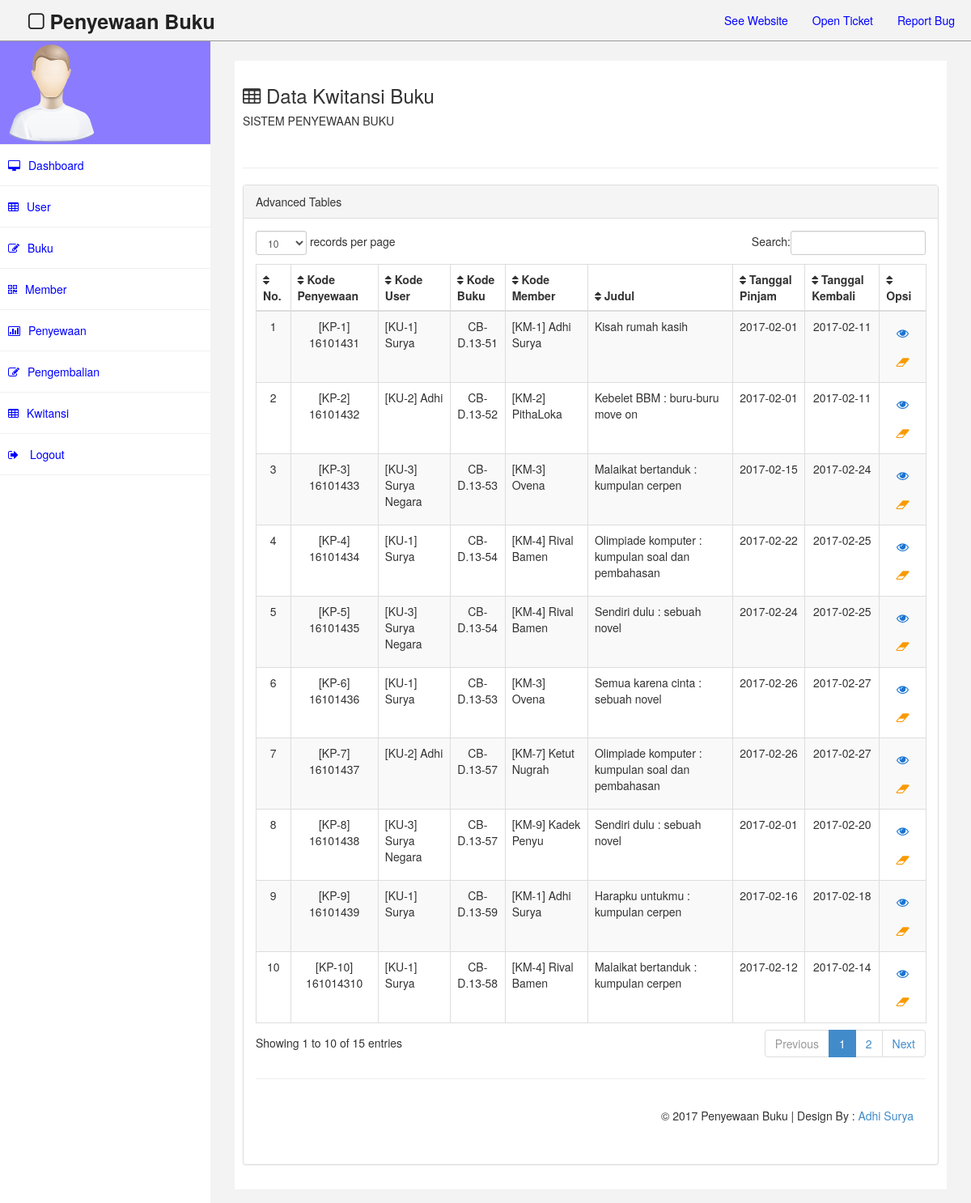
The app's page /penyewaan_buku/kwitansi/tampil_kwitansi.php with its own data.
### tables this page shows
CREATE TABLE IF NOT EXISTS `penyewa` (
`id` int(10) NOT NULL,
  `kode_sewa` varchar(50) NOT NULL,
  `kode_user` varchar(50) NOT NULL,
  `kode_buku` varchar(50) NOT NULL,
  `kode_member` varchar(50) NOT NULL,
  `judul` varchar(50) NOT NULL,
  `tanggal_pinjam` date NOT NULL,
  `tanggal_kembali` date NOT NULL,
  `harga` varchar(50) NOT NULL
);

### penyewaan_buku/database.php (called while the page is built, shortened)
<?php
class database{
	function penyewa(){
		$data = mysql_query("select * from penyewa");
		while($d = mysql_fetch_array($data)){
			$hasil[] = $d;
		}
		return $hasil;
	}
}
?>

### penyewaan_buku/kwitansi/tampil_kwitansi.php (the view, shortened to what this page needs)
<?php
	include '../database.php';
	$db = new database();
?>
<!DOCTYPE html>
<html xmlns="http://www.w3.org/1999/xhtml">
<head>
    <link href="../assets/css/bootstrap.css" rel="stylesheet" />
    <link href="../assets/css/font-awesome.css" rel="stylesheet" />
    <link href="../assets/css/custom.css" rel="stylesheet" />
    <link rel="stylesheet" type="text/css" href="../assets/css/style2.css">
    <link href="../assets2/css/bootstrap.css" rel="stylesheet" />
    <link href="../assets2/js/dataTables/dataTables.bootstrap.css" rel="stylesheet" />
</head>
<body>
    <div id="wrapper">
        <div class="navbar navbar-inverse navbar-fixed-top">
            <div class="adjust-nav">
                <div class="navbar-header">
                    <a class="navbar-brand" href="#"><i class="fa fa-square-o "></i>&nbsp;Penyewaan Buku</a>
                </div>
                <div class="navbar-collapse collapse">
                    <ul class="nav navbar-nav navbar-right">
                        <li><a href="#">See Website</a></li>
                        <li><a href="#">Open Ticket</a></li>
                        <li><a href="#">Report Bug</a></li>
                    </ul>
                </div>
            </div>
        </div>
        <nav class="navbar-default navbar-side" role="navigation">
            <div class="sidebar-collapse">
                <ul class="nav" id="main-menu">
                    <li class="text-center user-image-back">
                        <img src="../assets/img/find_user.png" class="img-responsive" />
                    </li>
                    <li><a href="../dashboard.php"><i class="fa fa-desktop "></i>Dashboard</a></li>
                    <li><a href="../user/tampil_user.php"><i class="fa fa-table "></i>User</a></li>
                    <li><a href="../buku/tampil_buku.php"><i class="fa fa-edit "></i>Buku</a></li>
                    <li><a href="../member/tampil_member.php"><i class="fa fa-qrcode "></i>Member</a></li>
                    <li><a href="../penyewa/tampil_penyewa.php"><i class="fa fa-bar-chart-o"></i>Penyewaan</a></li>
                    <li><a href="../pengembalian/tampil_pengembalian.php"><i class="fa fa-edit "></i>Pengembalian</a></li>
                    <li><a href="../kwitansi/tampil_kwitansi.php"><i class="fa fa-table "></i>Kwitansi</a></li>
                    <li><a href="../Logout.php"><i class="fa fa-sign-out" aria-hidden="true"></i> Logout</a></li>
                </ul>
            </div>
        </nav>
        <div id="page-wrapper" >
            <div id="page-inner">
                <div class="row">
                    <div class="col-md-12">
                     <h3><i class="fa fa-table "></i> Data Kwitansi Buku</h3>
                        <h5>Sistem Penyewaan Buku</h5>
                    </div>
                </div>
                <hr />
                <div class="row">
                <div class="col-md-12">
                    <div class="panel panel-default">
                        <div class="panel-heading">
                             Advanced Tables
                        </div>
                        <div class="panel-body">
                            <div class="table-responsive">
                                <table class="table table-striped table-bordered table-hover" id="dataTables-example">
                                    <thead>
                                		<tr>
                                			<th><i class="fa fa-sort" aria-hidden="true"></i> No.</th>
                                			<th><i class="fa fa-sort" aria-hidden="true"></i> Kode Penyewaan</th>
                                			<th><i class="fa fa-sort" aria-hidden="true"></i> Kode User</th>
                                			<th><i class="fa fa-sort" aria-hidden="true"></i> Kode Buku</th>
                                			<th><i class="fa fa-sort" aria-hidden="true"></i> Kode Member</th>
                                			<th><i class="fa fa-sort" aria-hidden="true"></i> Judul</th>
                                			<th><i class="fa fa-sort" aria-hidden="true"></i> Tanggal Pinjam</th>
                                			<th><i class="fa fa-sort" aria-hidden="true"></i> Tanggal Kembali</th>
                                			<th><i class="fa fa-sort" aria-hidden="true"></i> Opsi</th>
                                		</tr>
                                    </thead>
                                <tbody>
                    		<?php
                    			$no = 1;
                    			foreach($db->penyewa() as $x){
                    		?>
                    	<tr>
                    		<td align="center"><?php echo $no++; ?></td>
                    		<td align="center"><?php echo $x['kode_sewa']; ?></td>
                    		<td><?php echo $x['kode_user']; ?></td>
                    		<td align="center"><?php echo $x['kode_buku']; ?></td>
                    		<td><?php echo $x['kode_member']; ?></td>
                    		<td><?php echo $x['judul']; ?></td>
                    		<td align="center"><?php echo $x['tanggal_pinjam']; ?></td>
                    		<td align="center"><?php echo $x['tanggal_kembali']; ?></td>
                    		<td align="center">
                    			<a class="buttoncrud button1crud" href="print_kwitansi.php?id=<?php echo $x['id']; ?>&aksi=print" title="View"><i class="fa fa-eye" aria-hidden="true"></i> </a>
                    			<a class="buttoncrud button3crud" href="../proses.php?id=<?php echo $x['id']; ?>&aksi=hapus_penyewa" onclick="return confirm('Are you sure you want to delete this item?');" title="Delete"><i class="fa fa-eraser" aria-hidden="true"></i> </a>
                    		</td>
                    	</tr>
                    <?php } ?>
                </tbody>
             </table>
        <hr />
    <div class="panel-body">
        <div class="table-responsive">
            <table class="table table-striped table-bordered table-hover" id="dataTables-example">
                <thead>
                    <div id="right">&copy; 2017 Penyewaan Buku | Design By : <a href="#" target="_blank">Adhi Surya</a></div>
                </thead>
            </table>
        </div>
    </div>
</body>
</html>

### penyewaan_buku/assets/css/custom.css (style rules this page uses)
body { font-family: 'Open Sans', sans-serif; }
#wrapper { width: 100%; margin-top:50px; }
#page-wrapper { padding: 15px 15px; min-height: 600px; background:#F3F3F3; }
#page-inner { width:100%; margin:10px 20px 10px 0px; background-color:#fff!important; padding:10px; min-height:1200px; }
.text-center { text-align:center; }
.user-image-back { background-color:#8B7BFF; }
h5,.h5 { font-size: 14px; font-weight: 900; text-transform: uppercase; padding-bottom:20px; }
.navbar-inverse .navbar-nav > li > a { color: #06F; }
.sidebar-collapse , .sidebar-collapse .nav { background:none; }
.sidebar-collapse .nav { padding:0; }
.sidebar-collapse .nav > li > a { background: #FFFFFF; text-shadow: none; color:#0000FF; }
.sidebar-collapse > .nav > li > a { padding:15px 10px; }
.sidebar-collapse > .nav > li { border-bottom: 1px solid rgba(240, 240, 240, 1) !important; }
.navbar-side { border:none; background-color: #202020; }
.navbar-inverse { background-color: #f3f3f3; border-color: #D3D3D3; }
.navbar-default { border:0px solid #DDDDDD; }
.nav > li > a > i { margin-right:10px; }
.navbar-inverse .navbar-brand { color: #000000; font-size: 25px; font-weight: 900; }
.adjust-nav { padding-left:20px;padding-right:20px; }
.panel { border-radius: 0px; -webkit-border-radius: 0px; -moz-border-radius: 0px; }
.panel-heading { border-top-left-radius: 0px; border-top-right-radius: 0px; }
@media (min-width:768px) { #page-wrapper { margin: 0 0 0 260px; padding: 15px 30px; min-height: 1200px; } }
@media (min-width:768px) { .navbar-side { z-index: 1; position: absolute; width: 260px; } }
@media (min-width:768px) { .navbar { border-radius: 0px; } }

### penyewaan_buku/assets/css/style2.css (style rules this page uses)
.buttoncrud { background-color: #4CAF50; border: none; color: white; padding: 7px; text-align: center; text-decoration: none; display: inline-block; font-size: 15px; }
.button1crud { background-color: transparent; border-radius: 6px; color: #1974D2 }
.button3crud { background-color: transparent; border-radius: 6px; color: #fa9900 }
#right { text-align: right; }

### records on screen
penyewa: kode_sewa "[KP-1] 16101431", kode_user "[KU-1] Surya", kode_buku "CB-D.13-51", kode_member "[KM-1] Adhi Surya", judul "Kisah rumah kasih", tanggal_pinjam "2017-02-01", tanggal_kembali "2017-02-11"
penyewa: kode_sewa "[KP-2] 16101432", kode_user "[KU-2] Adhi", kode_buku "CB-D.13-52", kode_member "[KM-2] PithaLoka", judul "Kebelet BBM : buru-buru move on", tanggal_pinjam "2017-02-01", tanggal_kembali "2017-02-11"
penyewa: kode_sewa "[KP-3] 16101433", kode_user "[KU-3] Surya Negara", kode_buku "CB-D.13-53", kode_member "[KM-3] Ovena", judul "Malaikat bertanduk : kumpulan cerpen", tanggal_pinjam "2017-02-15", tanggal_kembali "2017-02-24"
penyewa: kode_sewa "[KP-4] 16101434", kode_user "[KU-1] Surya", kode_buku "CB-D.13-54", kode_member "[KM-4] Rival Bamen", judul "Olimpiade komputer : kumpulan soal dan pembahasan", tanggal_pinjam "2017-02-22", tanggal_kembali "2017-02-25"
penyewa: kode_sewa "[KP-5] 16101435", kode_user "[KU-3] Surya Negara", kode_buku "CB-D.13-54", kode_member "[KM-4] Rival Bamen", judul "Sendiri dulu : sebuah novel", tanggal_pinjam "2017-02-24", tanggal_kembali "2017-02-25"
penyewa: kode_sewa "[KP-6] 16101436", kode_user "[KU-1] Surya", kode_buku "CB-D.13-53", kode_member "[KM-3] Ovena", judul "Semua karena cinta : sebuah novel", tanggal_pinjam "2017-02-26", tanggal_kembali "2017-02-27"
penyewa: kode_sewa "[KP-7] 16101437", kode_user "[KU-2] Adhi", kode_buku "CB-D.13-57", kode_member "[KM-7] Ketut Nugrah", judul "Olimpiade komputer : kumpulan soal dan pembahasan", tanggal_pinjam "2017-02-26", tanggal_kembali "2017-02-27"
penyewa: kode_sewa "[KP-8] 16101438", kode_user "[KU-3] Surya Negara", kode_buku "CB-D.13-57", kode_member "[KM-9] Kadek Penyu", judul "Sendiri dulu : sebuah novel", tanggal_pinjam "2017-02-01", tanggal_kembali "2017-02-20"
penyewa: kode_sewa "[KP-9] 16101439", kode_user "[KU-1] Surya", kode_buku "CB-D.13-59", kode_member "[KM-1] Adhi Surya", judul "Harapku untukmu : kumpulan cerpen", tanggal_pinjam "2017-02-16", tanggal_kembali "2017-02-18"
penyewa: kode_sewa "[KP-10] 161014310", kode_user "[KU-1] Surya", kode_buku "CB-D.13-58", kode_member "[KM-4] Rival Bamen", judul "Malaikat bertanduk : kumpulan cerpen", tanggal_pinjam "2017-02-12", tanggal_kembali "2017-02-14"
